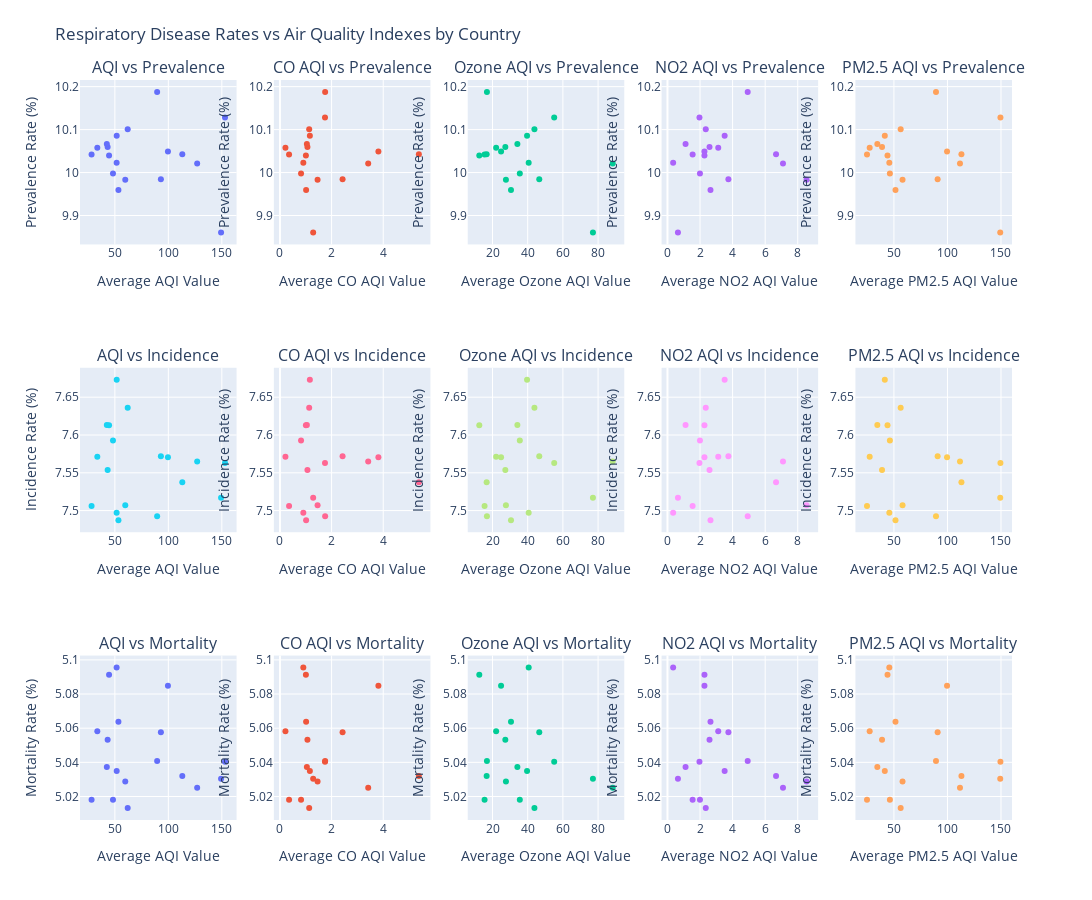

The notebook cell this image was saved under:
### Markdown cell above
### Correlation Analysis - Respiratory Infectious Diseases

To analyze the correlation between respiratory disease prevalence/incidence/mortality rates and the rest of our data, we will create scatterplots and a heatmap to look at the relationship between our variables of interest. We are choosing to look at all three disease indicators to see if trends between variables are consitent between the three measures. We will look for strong positive/negative trends to determine which parameters may be useful in our predictive model for respiratory disease. The correlation in the heatmap is measured by the r-value.

### Code cell
from plotly.subplots import make_subplots
import plotly.graph_objects as go

# Define AQI columns and their labels
aqi_cols = [
    ("AQI Value", "Average AQI Value"),
    ("CO AQI Value", "Average CO AQI Value"),
    ("Ozone AQI Value", "Average Ozone AQI Value"),
    ("NO2 AQI Value", "Average NO2 AQI Value"),
    ("PM2.5 AQI Value", "Average PM2.5 AQI Value"),
]

# Create a 3x5 subplot grid
fig = make_subplots(
    rows=3, cols=5,
    subplot_titles=[
        "AQI vs Prevalence", "CO AQI vs Prevalence", "Ozone AQI vs Prevalence", "NO2 AQI vs Prevalence", "PM2.5 AQI vs Prevalence",
        "AQI vs Incidence", "CO AQI vs Incidence", "Ozone AQI vs Incidence", "NO2 AQI vs Incidence", "PM2.5 AQI vs Incidence",
        "AQI vs Mortality", "CO AQI vs Mortality", "Ozone AQI vs Mortality", "NO2 AQI vs Mortality", "PM2.5 AQI vs Mortality",
    ]
)

# Row 1: Prevalence Rate
for i, (col, label) in enumerate(aqi_cols, 1):
    fig.add_trace(
        go.Scatter(
            x=respiratory[col],
            y=respiratory['Prevalence Rate (%)'],
            mode='markers',
            marker=dict(size=6),
            name=label,
            showlegend=False
        ),
        row=1, col=i
    )
    fig.update_xaxes(title_text=label, row=1, col=i)
    fig.update_yaxes(title_text="Prevalence Rate (%)", row=1, col=i)

# Row 2: Incidence Rate
for i, (col, label) in enumerate(aqi_cols, 1):
    fig.add_trace(
        go.Scatter(
            x=respiratory[col],
            y=respiratory['Incidence Rate (%)'],
            mode='markers',
            marker=dict(size=6),
            name=label,
            showlegend=False
        ),
        row=2, col=i
    )
    fig.update_xaxes(title_text=label, row=2, col=i)
    fig.update_yaxes(title_text="Incidence Rate (%)", row=2, col=i)

# Row 3: Mortality Rate
for i, (col, label) in enumerate(aqi_cols, 1):
    fig.add_trace(
        go.Scatter(
            x=respiratory[col],
            y=respiratory['Mortality Rate (%)'],
            mode='markers',
            marker=dict(size=6),
            name=label,
            showlegend=False
        ),
        row=3, col=i
    )
    fig.update_xaxes(title_text=label, row=3, col=i)
    fig.update_yaxes(title_text="Mortality Rate (%)", row=3, col=i)

# Final layout adjustments
fig.update_layout(
    height=900, width=1500,
    title_text="Respiratory Disease Rates vs Air Quality Indexes by Country",
    margin=dict(t=80)
)

fig.show()

### Figure 1 — Plotly figure (JSON) as saved in the notebook; plotly's stock layout.template omitted (floating-point values rounded to 4 significant figures)
{"data": [{"marker": {"size": 6}, "mode": "markers", "name": "Average AQI Value", "showlegend": false, "type": "scatter", "x": [28.24, 33.6, 44.57, 43.26, 127.0, 53.34, 48.25, 153.0, 93.04, 62.0, 51.72, 89.54, 99.61, 42.51, 149.3, 113.0, 51.67, 59.74], "xaxis": "x", "y": [10.04, 10.06, 10.04, 10.06, 10.02, 9.96, 9.998, 10.13, 9.984, 10.1, 10.09, 10.19, 10.05, 10.07, 9.86, 10.04, 10.02, 9.983], "yaxis": "y"}, {"marker": {"size": 6}, "mode": "markers", "name": "Average CO AQI Value", "showlegend": false, "type": "scatter", "x": [0.3529, 0.2118, 1.004, 1.064, 3.418, 1.012, 0.8164, 1.744, 2.425, 1.132, 1.158, 1.75, 3.812, 1.042, 1.286, 5.379, 0.9046, 1.457], "xaxis": "x2", "y": [10.04, 10.06, 10.04, 10.06, 10.02, 9.96, 9.998, 10.13, 9.984, 10.1, 10.09, 10.19, 10.05, 10.07, 9.86, 10.04, 10.02, 9.983], "yaxis": "y2"}, {"marker": {"size": 6}, "mode": "markers", "name": "Average Ozone AQI Value", "showlegend": false, "type": "scatter", "x": [15.49, 22.06, 12.48, 27.28, 88.32, 30.5, 35.52, 55.06, 46.57, 43.82, 39.63, 16.82, 24.85, 34.13, 77.07, 16.67, 40.55, 27.62], "xaxis": "x3", "y": [10.04, 10.06, 10.04, 10.06, 10.02, 9.96, 9.998, 10.13, 9.984, 10.1, 10.09, 10.19, 10.05, 10.07, 9.86, 10.04, 10.02, 9.983], "yaxis": "y3"}, {"marker": {"size": 6}, "mode": "markers", "name": "Average NO2 AQI Value", "showlegend": false, "type": "scatter", "x": [1.544, 3.118, 2.272, 2.582, 7.093, 2.641, 1.995, 1.965, 3.741, 2.351, 3.511, 4.927, 2.271, 1.111, 0.6429, 6.667, 0.3485, 8.541], "xaxis": "x4", "y": [10.04, 10.06, 10.04, 10.06, 10.02, 9.96, 9.998, 10.13, 9.984, 10.1, 10.09, 10.19, 10.05, 10.07, 9.86, 10.04, 10.02, 9.983], "yaxis": "y4"}, {"marker": {"size": 6}, "mode": "markers", "name": "Average PM2.5 AQI Value", "showlegend": false, "type": "scatter", "x": [24.87, 27.36, 44.02, 38.91, 111.7, 51.46, 46.23, 149.5, 90.83, 56.31, 41.5, 89.29, 99.61, 34.51, 149.3, 113.0, 45.71, 58.05], "xaxis": "x5", "y": [10.04, 10.06, 10.04, 10.06, 10.02, 9.96, 9.998, 10.13, 9.984, 10.1, 10.09, 10.19, 10.05, 10.07, 9.86, 10.04, 10.02, 9.983], "yaxis": "y5"}, {"marker": {"size": 6}, "mode": "markers", "name": "Average AQI Value", "showlegend": false, "type": "scatter", "x": [28.24, 33.6, 44.57, 43.26, 127.0, 53.34, 48.25, 153.0, 93.04, 62.0, 51.72, 89.54, 99.61, 42.51, 149.3, 113.0, 51.67, 59.74], "xaxis": "x6", "y": [7.506, 7.571, 7.613, 7.554, 7.565, 7.487, 7.593, 7.563, 7.572, 7.636, 7.673, 7.492, 7.571, 7.613, 7.517, 7.538, 7.497, 7.507], "yaxis": "y6"}, {"marker": {"size": 6}, "mode": "markers", "name": "Average CO AQI Value", "showlegend": false, "type": "scatter", "x": [0.3529, 0.2118, 1.004, 1.064, 3.418, 1.012, 0.8164, 1.744, 2.425, 1.132, 1.158, 1.75, 3.812, 1.042, 1.286, 5.379, 0.9046, 1.457], "xaxis": "x7", "y": [7.506, 7.571, 7.613, 7.554, 7.565, 7.487, 7.593, 7.563, 7.572, 7.636, 7.673, 7.492, 7.571, 7.613, 7.517, 7.538, 7.497, 7.507], "yaxis": "y7"}, {"marker": {"size": 6}, "mode": "markers", "name": "Average Ozone AQI Value", "showlegend": false, "type": "scatter", "x": [15.49, 22.06, 12.48, 27.28, 88.32, 30.5, 35.52, 55.06, 46.57, 43.82, 39.63, 16.82, 24.85, 34.13, 77.07, 16.67, 40.55, 27.62], "xaxis": "x8", "y": [7.506, 7.571, 7.613, 7.554, 7.565, 7.487, 7.593, 7.563, 7.572, 7.636, 7.673, 7.492, 7.571, 7.613, 7.517, 7.538, 7.497, 7.507], "yaxis": "y8"}, {"marker": {"size": 6}, "mode": "markers", "name": "Average NO2 AQI Value", "showlegend": false, "type": "scatter", "x": [1.544, 3.118, 2.272, 2.582, 7.093, 2.641, 1.995, 1.965, 3.741, 2.351, 3.511, 4.927, 2.271, 1.111, 0.6429, 6.667, 0.3485, 8.541], "xaxis": "x9", "y": [7.506, 7.571, 7.613, 7.554, 7.565, 7.487, 7.593, 7.563, 7.572, 7.636, 7.673, 7.492, 7.571, 7.613, 7.517, 7.538, 7.497, 7.507], "yaxis": "y9"}, {"marker": {"size": 6}, "mode": "markers", "name": "Average PM2.5 AQI Value", "showlegend": false, "type": "scatter", "x": [24.87, 27.36, 44.02, 38.91, 111.7, 51.46, 46.23, 149.5, 90.83, 56.31, 41.5, 89.29, 99.61, 34.51, 149.3, 113.0, 45.71, 58.05], "xaxis": "x10", "y": [7.506, 7.571, 7.613, 7.554, 7.565, 7.487, 7.593, 7.563, 7.572, 7.636, 7.673, 7.492, 7.571, 7.613, 7.517, 7.538, 7.497, 7.507], "yaxis": "y10"}, {"marker": {"size": 6}, "mode": "markers", "name": "Average AQI Value", "showlegend": false, "type": "scatter", "x": [28.24, 33.6, 44.57, 43.26, 127.0, 53.34, 48.25, 153.0, 93.04, 62.0, 51.72, 89.54, 99.61, 42.51, 149.3, 113.0, 51.67, 59.74], "xaxis": "x11", "y": [5.018, 5.058, 5.091, 5.053, 5.025, 5.064, 5.018, 5.04, 5.058, 5.013, 5.035, 5.041, 5.085, 5.037, 5.03, 5.032, 5.096, 5.029], "yaxis": "y11"}, {"marker": {"size": 6}, "mode": "markers", "name": "Average CO AQI Value", "showlegend": false, "type": "scatter", "x": [0.3529, 0.2118, 1.004, 1.064, 3.418, 1.012, 0.8164, 1.744, 2.425, 1.132, 1.158, 1.75, 3.812, 1.042, 1.286, 5.379, 0.9046, 1.457], "xaxis": "x12", "y": [5.018, 5.058, 5.091, 5.053, 5.025, 5.064, 5.018, 5.04, 5.058, 5.013, 5.035, 5.041, 5.085, 5.037, 5.03, 5.032, 5.096, 5.029], "yaxis": "y12"}, {"marker": {"size": 6}, "mode": "markers", "name": "Average Ozone AQI Value", "showlegend": false, "type": "scatter", "x": [15.49, 22.06, 12.48, 27.28, 88.32, 30.5, 35.52, 55.06, 46.57, 43.82, 39.63, 16.82, 24.85, 34.13, 77.07, 16.67, 40.55, 27.62], "xaxis": "x13", "y": [5.018, 5.058, 5.091, 5.053, 5.025, 5.064, 5.018, 5.04, 5.058, 5.013, 5.035, 5.041, 5.085, 5.037, 5.03, 5.032, 5.096, 5.029], "yaxis": "y13"}, {"marker": {"size": 6}, "mode": "markers", "name": "Average NO2 AQI Value", "showlegend": false, "type": "scatter", "x": [1.544, 3.118, 2.272, 2.582, 7.093, 2.641, 1.995, 1.965, 3.741, 2.351, 3.511, 4.927, 2.271, 1.111, 0.6429, 6.667, 0.3485, 8.541], "xaxis": "x14", "y": [5.018, 5.058, 5.091, 5.053, 5.025, 5.064, 5.018, 5.04, 5.058, 5.013, 5.035, 5.041, 5.085, 5.037, 5.03, 5.032, 5.096, 5.029], "yaxis": "y14"}, {"marker": {"size": 6}, "mode": "markers", "name": "Average PM2.5 AQI Value", "showlegend": false, "type": "scatter", "x": [24.87, 27.36, 44.02, 38.91, 111.7, 51.46, 46.23, 149.5, 90.83, 56.31, 41.5, 89.29, 99.61, 34.51, 149.3, 113.0, 45.71, 58.05], "xaxis": "x15", "y": [5.018, 5.058, 5.091, 5.053, 5.025, 5.064, 5.018, 5.04, 5.058, 5.013, 5.035, 5.041, 5.085, 5.037, 5.03, 5.032, 5.096, 5.029], "yaxis": "y15"}], "layout": {"annotations": [{"font": {"size": 16}, "showarrow": false, "text": "AQI vs Prevalence", "x": 0.084, "xanchor": "center", "xref": "paper", "y": 1, "yanchor": "bottom", "yref": "paper"}, {"font": {"size": 16}, "showarrow": false, "text": "CO AQI vs Prevalence", "x": 0.292, "xanchor": "center", "xref": "paper", "y": 1, "yanchor": "bottom", "yref": "paper"}, {"font": {"size": 16}, "showarrow": false, "text": "Ozone AQI vs Prevalence", "x": 0.5, "xanchor": "center", "xref": "paper", "y": 1, "yanchor": "bottom", "yref": "paper"}, {"font": {"size": 16}, "showarrow": false, "text": "NO2 AQI vs Prevalence", "x": 0.708, "xanchor": "center", "xref": "paper", "y": 1, "yanchor": "bottom", "yref": "paper"}, {"font": {"size": 16}, "showarrow": false, "text": "PM2.5 AQI vs Prevalence", "x": 0.916, "xanchor": "center", "xref": "paper", "y": 1, "yanchor": "bottom", "yref": "paper"}, {"font": {"size": 16}, "showarrow": false, "text": "AQI vs Incidence", "x": 0.084, "xanchor": "center", "xref": "paper", "y": 0.6111, "yanchor": "bottom", "yref": "paper"}, {"font": {"size": 16}, "showarrow": false, "text": "CO AQI vs Incidence", "x": 0.292, "xanchor": "center", "xref": "paper", "y": 0.6111, "yanchor": "bottom", "yref": "paper"}, {"font": {"size": 16}, "showarrow": false, "text": "Ozone AQI vs Incidence", "x": 0.5, "xanchor": "center", "xref": "paper", "y": 0.6111, "yanchor": "bottom", "yref": "paper"}, {"font": {"size": 16}, "showarrow": false, "text": "NO2 AQI vs Incidence", "x": 0.708, "xanchor": "center", "xref": "paper", "y": 0.6111, "yanchor": "bottom", "yref": "paper"}, {"font": {"size": 16}, "showarrow": false, "text": "PM2.5 AQI vs Incidence", "x": 0.916, "xanchor": "center", "xref": "paper", "y": 0.6111, "yanchor": "bottom", "yref": "paper"}, {"font": {"size": 16}, "showarrow": false, "text": "AQI vs Mortality", "x": 0.084, "xanchor": "center", "xref": "paper", "y": 0.2222, "yanchor": "bottom", "yref": "paper"}, {"font": {"size": 16}, "showarrow": false, "text": "CO AQI vs Mortality", "x": 0.292, "xanchor": "center", "xref": "paper", "y": 0.2222, "yanchor": "bottom", "yref": "paper"}, {"font": {"size": 16}, "showarrow": false, "text": "Ozone AQI vs Mortality", "x": 0.5, "xanchor": "center", "xref": "paper", "y": 0.2222, "yanchor": "bottom", "yref": "paper"}, {"font": {"size": 16}, "showarrow": false, "text": "NO2 AQI vs Mortality", "x": 0.708, "xanchor": "center", "xref": "paper", "y": 0.2222, "yanchor": "bottom", "yref": "paper"}, {"font": {"size": 16}, "showarrow": false, "text": "PM2.5 AQI vs Mortality", "x": 0.916, "xanchor": "center", "xref": "paper", "y": 0.2222, "yanchor": "bottom", "yref": "paper"}], "height": 900, "margin": {"t": 80}, "title": {"text": "Respiratory Disease Rates vs Air Quality Indexes by Country"}, "width": 1500, "xaxis": {"anchor": "y", "domain": [0, 0.168], "title": {"text": "Average AQI Value"}}, "xaxis10": {"anchor": "y10", "domain": [0.832, 1], "title": {"text": "Average PM2.5 AQI Value"}}, "xaxis11": {"anchor": "y11", "domain": [0, 0.168], "title": {"text": "Average AQI Value"}}, "xaxis12": {"anchor": "y12", "domain": [0.208, 0.376], "title": {"text": "Average CO AQI Value"}}, "xaxis13": {"anchor": "y13", "domain": [0.416, 0.584], "title": {"text": "Average Ozone AQI Value"}}, "xaxis14": {"anchor": "y14", "domain": [0.624, 0.792], "title": {"text": "Average NO2 AQI Value"}}, "xaxis15": {"anchor": "y15", "domain": [0.832, 1], "title": {"text": "Average PM2.5 AQI Value"}}, "xaxis2": {"anchor": "y2", "domain": [0.208, 0.376], "title": {"text": "Average CO AQI Value"}}, "xaxis3": {"anchor": "y3", "domain": [0.416, 0.584], "title": {"text": "Average Ozone AQI Value"}}, "xaxis4": {"anchor": "y4", "domain": [0.624, 0.792], "title": {"text": "Average NO2 AQI Value"}}, "xaxis5": {"anchor": "y5", "domain": [0.832, 1], "title": {"text": "Average PM2.5 AQI Value"}}, "xaxis6": {"anchor": "y6", "domain": [0, 0.168], "title": {"text": "Average AQI Value"}}, "xaxis7": {"anchor": "y7", "domain": [0.208, 0.376], "title": {"text": "Average CO AQI Value"}}, "xaxis8": {"anchor": "y8", "domain": [0.416, 0.584], "title": {"text": "Average Ozone AQI Value"}}, "xaxis9": {"anchor": "y9", "domain": [0.624, 0.792], "title": {"text": "Average NO2 AQI Value"}}, "yaxis": {"anchor": "x", "domain": [0.7778, 1], "title": {"text": "Prevalence Rate (%)"}}, "yaxis10": {"anchor": "x10", "domain": [0.3889, 0.6111], "title": {"text": "Incidence Rate (%)"}}, "yaxis11": {"anchor": "x11", "domain": [0, 0.2222], "title": {"text": "Mortality Rate (%)"}}, "yaxis12": {"anchor": "x12", "domain": [0, 0.2222], "title": {"text": "Mortality Rate (%)"}}, "yaxis13": {"anchor": "x13", "domain": [0, 0.2222], "title": {"text": "Mortality Rate (%)"}}, "yaxis14": {"anchor": "x14", "domain": [0, 0.2222], "title": {"text": "Mortality Rate (%)"}}, "yaxis15": {"anchor": "x15", "domain": [0, 0.2222], "title": {"text": "Mortality Rate (%)"}}, "yaxis2": {"anchor": "x2", "domain": [0.7778, 1], "title": {"text": "Prevalence Rate (%)"}}, "yaxis3": {"anchor": "x3", "domain": [0.7778, 1], "title": {"text": "Prevalence Rate (%)"}}, "yaxis4": {"anchor": "x4", "domain": [0.7778, 1], "title": {"text": "Prevalence Rate (%)"}}, "yaxis5": {"anchor": "x5", "domain": [0.7778, 1], "title": {"text": "Prevalence Rate (%)"}}, "yaxis6": {"anchor": "x6", "domain": [0.3889, 0.6111], "title": {"text": "Incidence Rate (%)"}}, "yaxis7": {"anchor": "x7", "domain": [0.3889, 0.6111], "title": {"text": "Incidence Rate (%)"}}, "yaxis8": {"anchor": "x8", "domain": [0.3889, 0.6111], "title": {"text": "Incidence Rate (%)"}}, "yaxis9": {"anchor": "x9", "domain": [0.3889, 0.6111], "title": {"text": "Incidence Rate (%)"}}}}
